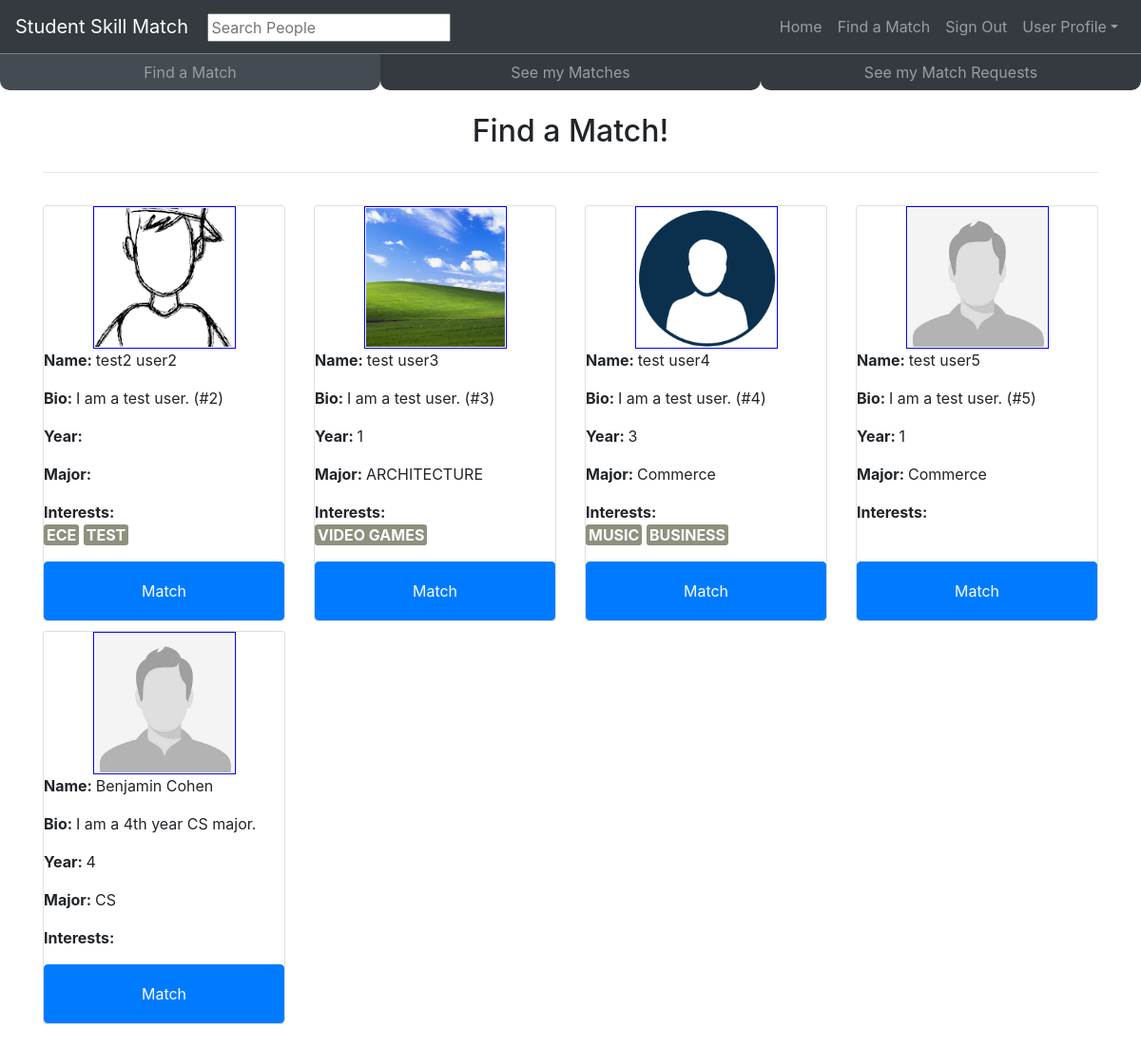
Screenshot of /match/showprofiles (signed in) with the database file from the repository.
### user_profile/models.py (models this page shows, shortened)
class profile(models.Model):
    profile_pic = models.ImageField(upload_to='profile_pictures')
    profile_background_image = models.ImageField(upload_to='profile_backgrounds')
    profile_bio = models.CharField(max_length=200)
    profile_year = models.CharField(max_length=100,default="")
    profile_major = models.CharField(max_length=100, default="")
    profile_phone = models.CharField(max_length=100, default="")
    profile_user = models.ForeignKey(User, on_delete=models.CASCADE)
    profile_email = models.CharField(max_length=100, default="no email provided")
    profile_perm_phone = models.BooleanField(default="False")
    profile_perm_notify = models.BooleanField(default="False")
    profile_perm_search = models.BooleanField(default="True")
    profile_perm_view = models.BooleanField(default="True")

class InterestTag(models.Model):
    tag_name = models.CharField(max_length=100)
    tag_active = models.BooleanField(default=True)
    tag_user = models.ForeignKey(User, on_delete=models.CASCADE)

### match_site/views.py (the view)
# urls.py: path('showprofiles', views.ShowPotentialMatchesView, name="Show Potential Match Profiles"),
def ShowPotentialMatchesView(request):
    template_name = ''
    if(request.user.is_authenticated):
        template_name = 'match_site/potential_match_list.html'
    else:
        template_name = 'not_logged_in.html'
        return render(request, template_name)
    profile_list=list(profile.objects.exclude(profile_user=request.user).exclude(profile_perm_view=False))
    match_list=MatchSelection.objects.filter(
            Q(user_one=request.user)|Q(user_two=request.user)
    )
    potential_match_list = []
    for i in range(len(profile_list)):
        if(InterestTag.objects.filter(tag_user=profile_list[i].profile_user).exists()):
            interests = list(InterestTag.objects.filter(tag_user=profile_list[i].profile_user))
        else:
            interests = []
        if(len(list(match_list.filter(user_two=profile_list[i].profile_user)))==0):
            potential_match_list.append([
                    profile_list[i],
                    len(list(match_list.filter(user_one=profile_list[i].profile_user)))!=0,
                    len(list(match_list.filter(user_two=profile_list[i].profile_user)))!=0,
                    interests,
                    CalcMatchLevel(request, request.user, profile_list[i].profile_user)
            ])
    potential_match_list = sorted(potential_match_list, reverse=True, key = lambda x: x[4])
    context={
            "profile_list":potential_match_list
            }
    return render(request, template_name, context)

### match_site/views.py (called while the page is built)
def CalcMatchLevel(request, user, potential_match):
    user_interests = set(x.tag_name for x in InterestTag.objects.filter(tag_user=request.user))
    pm_interests = set(x.tag_name for x in InterestTag.objects.filter(tag_user=potential_match))
    similar = user_interests.intersection(pm_interests)
    if((len(user_interests)+len(pm_interests)-len(similar)) == 0):
        return 0
    similarity_score = float(len(similar)) / (len(user_interests)+len(pm_interests)-len(similar))
    return similarity_score

### match_site/templates/match_site/potential_match_list.html (shortened to what this page needs)
{% extends "base.html" %}
{% load static %}
{% block content %}
<div id="find-match-page">
  {% include "match_site/match.html" %}
</div>
<div>
  {% if not profile_list %}
  <div class="container">
    <h2 style="text-align:center;">
      No new potential matches right now, please check back again later!
    </h2>
  </div>
  {% else %}
  <div class="container">
    <h2 style="text-align: center;">Find a Match!</h2>
    <hr class="my-4"/>
    <div class="row">
      {% for p in profile_list %}
      <div class="col-md-3">
        <div class="card h-100" >
          <img src="{% get_media_prefix %}{{ p.0.profile_pic }}" class="img-circle profilepic" style = "width:150px; height:150px;">
          <p><strong>Name: </strong>{{ p.0.profile_user.get_full_name }} </p>
          <p><strong>Bio: </strong> {{ p.0.profile_bio }} </p>
          <p><strong>Year: </strong> {{ p.0.profile_year }} </p>
          <p><strong>Major: </strong> {{ p.0.profile_major }} </p>
          <div style="margin-bottom: auto;"><strong>Interests: </strong>
            <div>
              {% for tag in p.3 %}
              <div class="interest-tag"> {{ tag.tag_name }} </div>
              {% endfor %}
            </div>
          </div>
          {% if p.2 and not p.1 %}
          <div style="background:orange" class="btn matchbutton btn-primary">Match Pending<br/>Unmatch?</div>
          {% elif p.1 and p.2 %}
          <div style="background:green" class="btn matchbutton btn-primary">Matched<br/>Unmatch?</div>
          {% else %}
          <div style="line-height:48px" class="btn matchbutton btn-primary">Match</div>
          {% endif %}
        </div>
      </div>
      {% endfor %}
      {% endif %}
    </div>
  </div>
  {% endblock %}

### static/assets/css/style.css (style rules this page uses)
.profilepic { width:150px; height:150px; padding:1px; border:1px solid #021a40; border-color:blue; margin-left: auto; margin-right: auto; object-fit: cover; }
.interest-tag { position: relative; display: inline-block; line-height: 1; text-align: center; border-radius: 3px; border-style: solid; white-space: nowrap; background: #8d917e; border-color: #8d917e; font-weight: bold; color: white; }
.col-md-3 { margin-top:10px !important; }

### rows the page displays
profile: profile_pic (picture), profile_user.last_name "test2 user2", profile_bio "I am a test user. (#2)"
InterestTag: tag_name "ECE"
InterestTag: tag_name "TEST"
profile: profile_pic (picture), profile_user.last_name "test user3", profile_bio "I am a test user. (#3)", profile_year "1", profile_major "ARCHITECTURE"
InterestTag: tag_name "VIDEO GAMES"
profile: profile_pic (picture), profile_user.last_name "test user4", profile_bio "I am a test user. (#4)", profile_year "3", profile_major "Commerce"
InterestTag: tag_name "MUSIC"
InterestTag: tag_name "BUSINESS"
profile: profile_pic (picture), profile_user.last_name "test user5", profile_bio "I am a test user. (#5)", profile_year "1", profile_major "Commerce"
profile: profile_pic (picture), profile_user.last_name "Benjamin Cohen", profile_bio "I am a 4th year CS major.", profile_year "4", profile_major "CS"
